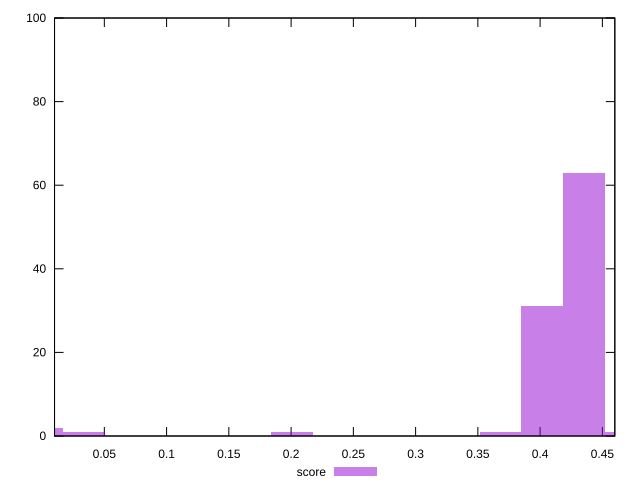

Write gnuplot code to recreate this figure.
reset

$score <<EOF
0.43520642024443196 63
0.03347741694187938 1
0 2
0.36825158636067323 1
0.40172900330255257 31
0.20086450165127628 1
0.46868383718631135 1
EOF

set key outside below
set boxwidth 0.03347741694187938
set xrange [0.01:0.46]
set yrange [0:100]
set trange [0:100]
set style fill transparent solid 0.5 noborder
set terminal svg size 640, 490 enhanced background rgb 'white'
set output "reprap/render-blocking-resources/samples/pages+cached/score/histogram.svg"

plot $score title "score" with boxes

reset
